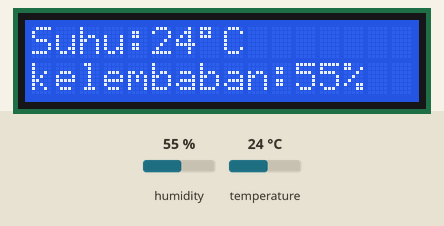
Recording of a program running on a simulated ESP32. On the bench: 16×2 character LCD. The inputs (shaded band) are chosen by the test bench; at power-on: humidity 55 %, temperature 24 °C.

Above: at 1.2 s.
1.3 s: humidity set to 22 %
At 3.3 s:
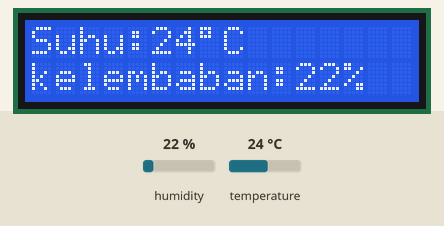
4.0 s: temperature set to 12 °C
At 5.5 s:
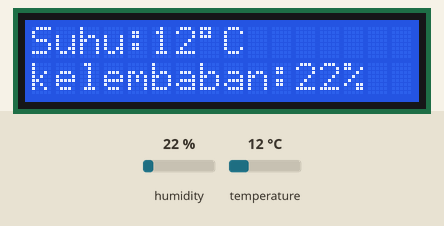
6.7 s: humidity set to 40 %
At 8.6 s:
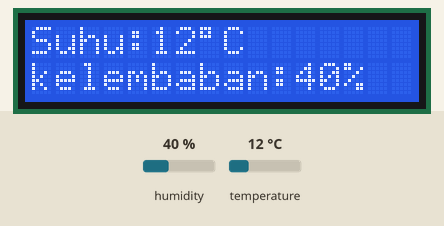
9.7 s: temperature set to 19 °C
At 10.8 s:
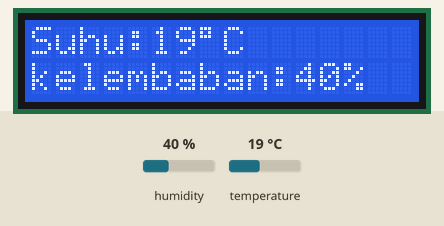
Timing chart, 0 to 12.7 s (numbered marks = the images above; inputs shaded):
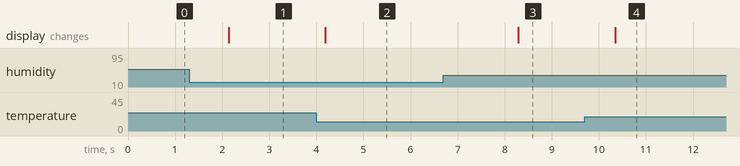

The program:

main.cpp
```cpp
#include <Arduino.h>
#include <Wire.h>
#include <LiquidCrystal_I2C.h>
#include <DHT.h>

LiquidCrystal_I2C lcd(0x27, 16, 2); // 2 tipe hexa, default 0x27. 0x3f (optional)
#define DHTPin 25
#define DHTTYPE DHT22

DHT dht(25, DHT22);

void setup() {
  Wire.begin(21,22);
  lcd.init();
  lcd.backlight();
  dht.begin();

}

void loop(){
  float suhu = dht.readTemperature();
  float kelembaban = dht.readHumidity();

  if (isnan(suhu) || isnan (kelembaban)) {
    lcd.setCursor(3,0);
    lcd.print("Gagal Membaca");
    lcd.setCursor(3,1);
    lcd.print("Sensor");
    return;
  }

  lcd.setCursor(0,0);
  lcd.print("Suhu:");
  lcd.print(suhu, 0);
  lcd.print((char)223);
  lcd.print("C");
  lcd.setCursor(0,1);
  lcd.print("kelembaban:");
  lcd.print(kelembaban, 0);
  lcd.print("%");
  delay(1000);
}
```

Measured:
- after the input at 1.3 s, the display: changes after 0.84 s (image 1)
- after the input at 4.0 s, the display: changes after 0.19 s (image 2)
- after the input at 6.7 s, the display: changes after 1.6 s (image 3)
- after the input at 9.7 s, the display: changes after 0.64 s (image 4)
